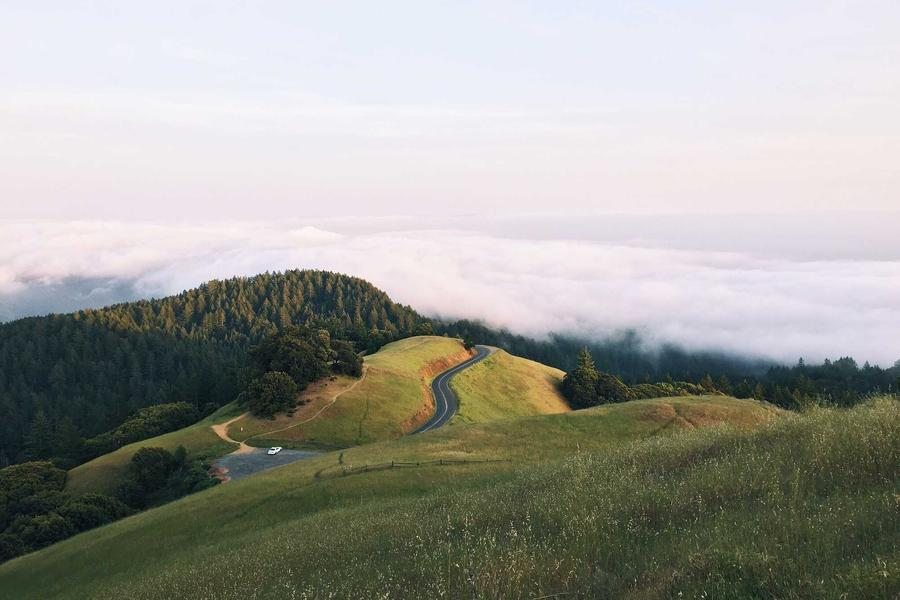
#> input picture images/navjot_a.jpg, 900 x 600 px
$ jupyter execute lab2.ipynb
#> lines starting #> are read from the running program, lines starting #| are printed output that depends on the picture; after the words box and inside, x2 and y2 are one past the last pixel; in counts of white or black regions, pixels touching at a corner belong together
# Practical 2 - Binary and Grayscale Conversion

Aim: Convert a grayscale image to binary using mean and user-defined thresholds, and convert an RGB image to grayscale using average and weighted methods.

[cell 1]
import cv2
import numpy as np
import matplotlib.pyplot as plt

print("Name: Navjot Singh")
print("Roll No: 2025010071")

img = cv2.imread("images/navjot_a.jpg")
#> img is the input picture: shape (600, 900, 3); mean B, G, R 151.6, 157.8, 157.7
gray = cv2.cvtColor(img, cv2.COLOR_BGR2GRAY)
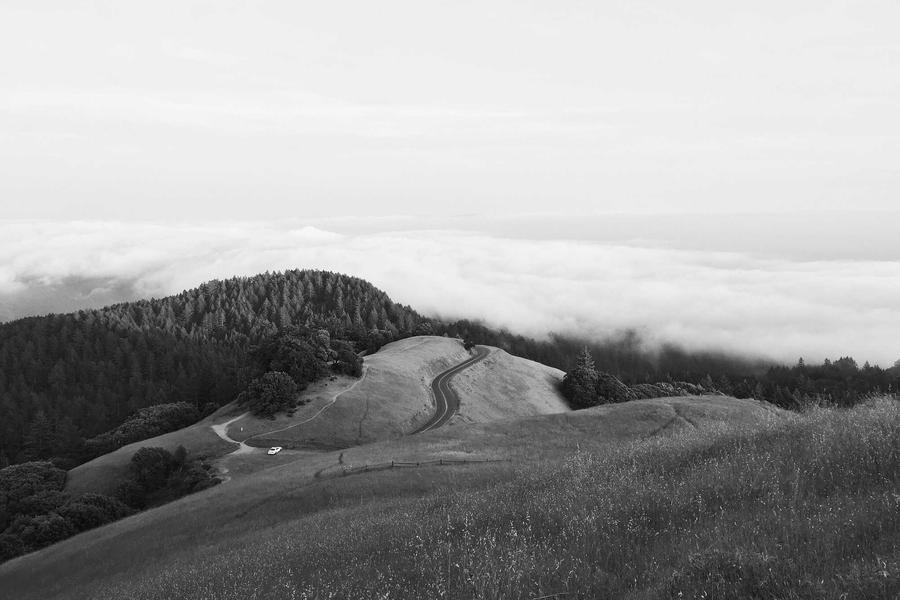
#> gray: shape (600, 900); min 1, max 253, mean 157.1

plt.figure(figsize=(8, 5))
plt.imshow(gray, cmap="gray")
plt.title("Grayscale Image")
plt.axis("off")
plt.show()

[cell 2]
# use the mean value as threshold
mean_value = gray.mean()
#> mean_value = 157.1
_, binary_mean = cv2.threshold(gray, mean_value, 255, cv2.THRESH_BINARY)
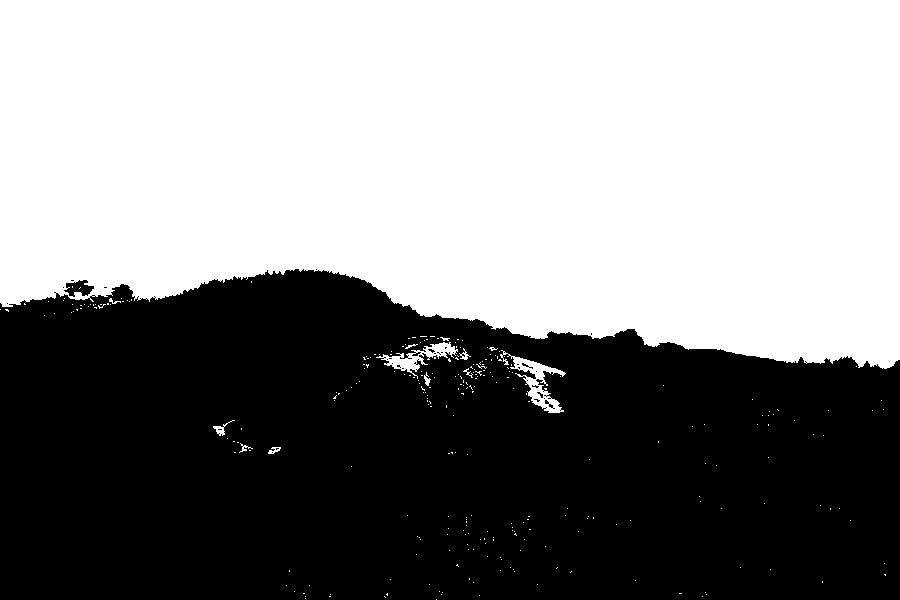
#> binary_mean: shape (600, 900); 53.5% white; 32 black regions (29 under 20 px), largest, box (x1, y1, x2, y2) and area: (0, 269, 900, 600) 250884, (64, 280, 94, 297) 292, (545, 400, 555, 409) 27
cv2.imwrite("output/lab2_binary_mean.jpg", binary_mean)
print("Mean threshold value:", round(mean_value, 2))
#| Mean threshold value: 157.07

plt.figure(figsize=(10, 4))
plt.subplot(1, 2, 1)
plt.imshow(gray, cmap="gray")
plt.title("Grayscale Image")
plt.axis("off")

plt.subplot(1, 2, 2)
plt.imshow(binary_mean, cmap="gray")
plt.title("Binary Image (mean threshold)")
plt.axis("off")

plt.tight_layout()
plt.show()
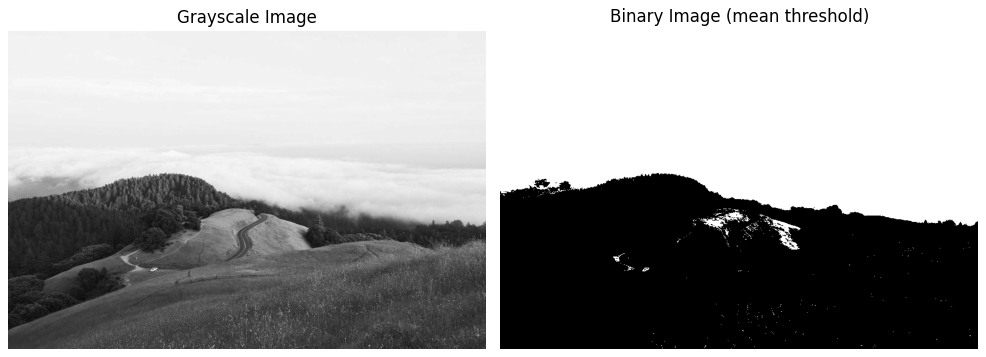
#> figure drawn by matplotlib, 2 panels

[cell 3]
# try a fixed threshold
user_threshold = 100
_, binary_user = cv2.threshold(gray, user_threshold, 255, cv2.THRESH_BINARY)
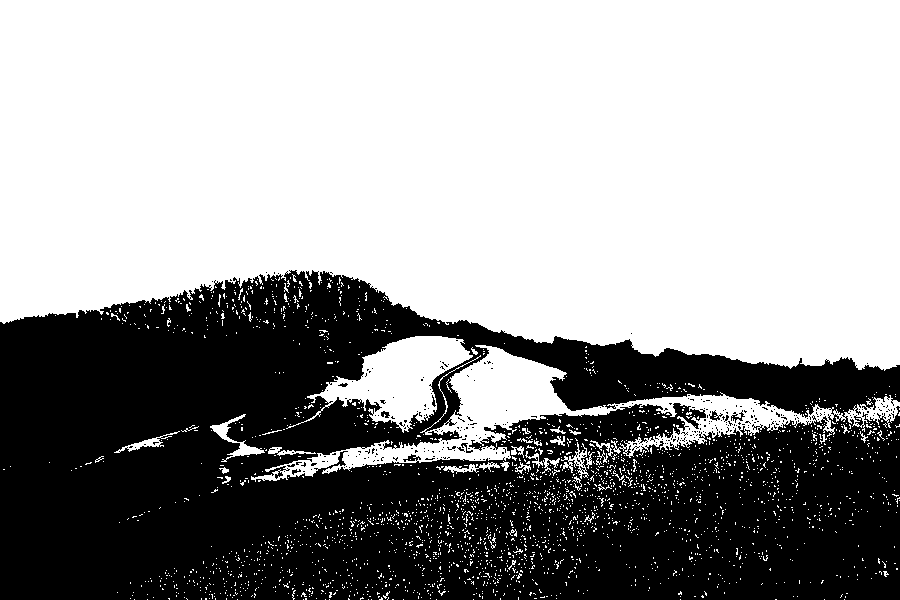
#> binary_user: shape (600, 900); 60.1% white; 314 black regions (306 under 20 px), largest, box (x1, y1, x2, y2) and area: (0, 270, 900, 600) 214073, (731, 410, 745, 423) 65, (709, 410, 723, 421) 61
cv2.imwrite("output/lab2_binary_user.jpg", binary_user)
print("User threshold value:", user_threshold)

plt.figure(figsize=(10, 4))
plt.subplot(1, 2, 1)
plt.imshow(gray, cmap="gray")
plt.title("Grayscale Image")
plt.axis("off")

plt.subplot(1, 2, 2)
plt.imshow(binary_user, cmap="gray")
plt.title("Binary Image (threshold = 100)")
plt.axis("off")

plt.tight_layout()
plt.show()

[cell 4]
# average of the three color channels
b, g, r = cv2.split(img)
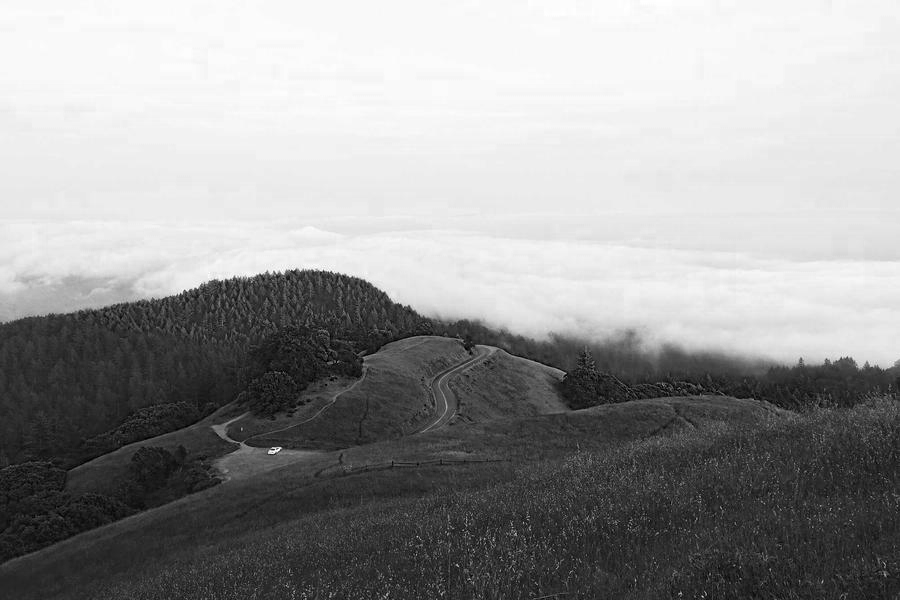
#> b: shape (600, 900); min 0, max 255, mean 151.6
gray_average = ((b.astype(np.float32) + g.astype(np.float32) + r.astype(np.float32)) / 3).astype(np.uint8)
cv2.imwrite("output/lab2_gray_average.jpg", gray_average)

plt.figure(figsize=(10, 4))
plt.subplot(1, 2, 1)
plt.imshow(cv2.cvtColor(img, cv2.COLOR_BGR2RGB))
plt.title("Original Image")
plt.axis("off")

plt.subplot(1, 2, 2)
plt.imshow(gray_average, cmap="gray")
plt.title("Grayscale (average method)")
plt.axis("off")

plt.tight_layout()
plt.show()
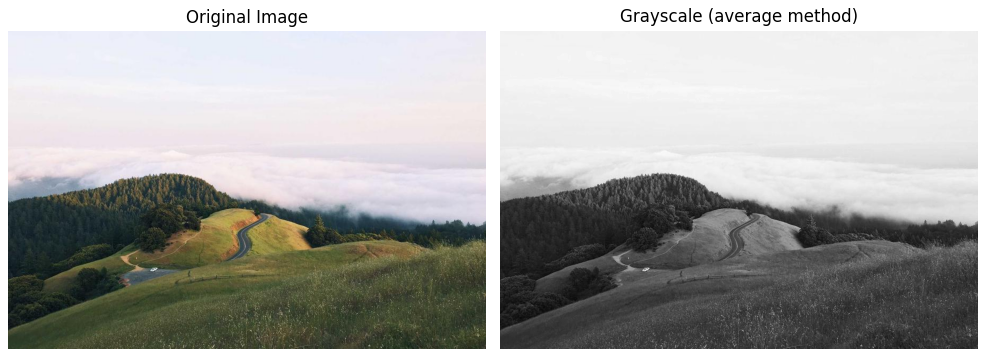
#> figure drawn by matplotlib, 2 panels

[cell 5]
# weighted grayscale
wR = 0.299
wG = 0.587
wB = 0.114

gray_weighted = (wR * r + wG * g + wB * b).astype(np.uint8)
cv2.imwrite("output/lab2_gray_weighted.jpg", gray_weighted)

print("Weights:", wR, wG, wB)
print("Sum of weights:", wR + wG + wB)

plt.figure(figsize=(10, 4))
plt.subplot(1, 2, 1)
plt.imshow(gray_average, cmap="gray")
plt.title("Average Method")
plt.axis("off")

plt.subplot(1, 2, 2)
plt.imshow(gray_weighted, cmap="gray")
plt.title("Weighted Method")
plt.axis("off")

plt.tight_layout()
plt.show()

$ run again, with images/navjot_d.jpg copied over images/navjot_a.jpg
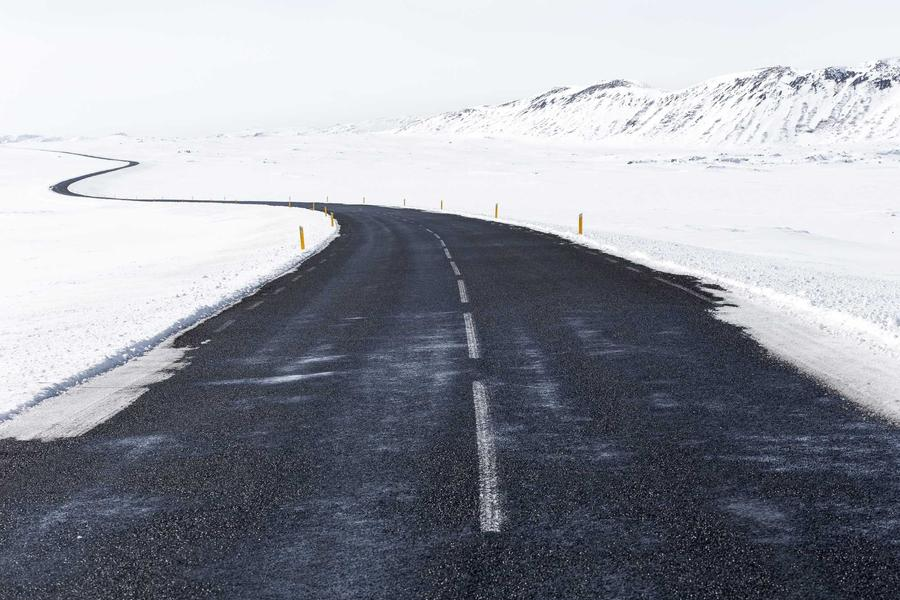
#> input picture images/navjot_d.jpg, 900 x 600 px
#> img is the input picture: shape (600, 900, 3); mean B, G, R 161.8, 153.2, 150.3
#> mean_value = 153.3
#> `_, binary_mean = cv2.threshold(gray, mean_value, 255, cv2.THRESH_BINARY)`:
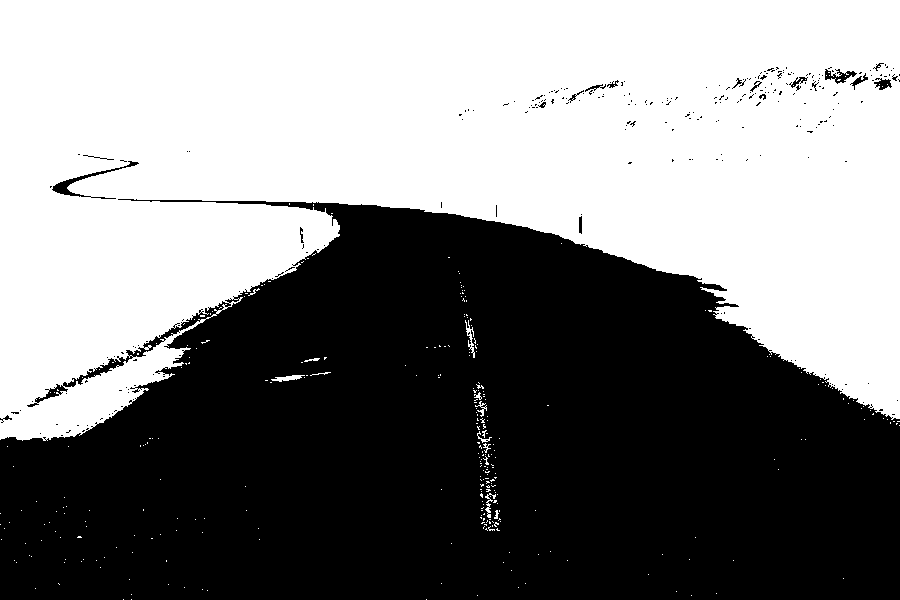
#> binary_mean: shape (600, 900); 50.8% white; 259 black regions (240 under 20 px), largest, box (x1, y1, x2, y2) and area: (0, 199, 900, 600) 263392, (52, 161, 139, 199) 449, (825, 69, 857, 84) 207
#| Mean threshold value: 153.33
#> binary_user: shape (600, 900); 53.7% white; 252 black regions (244 under 20 px), largest, box (x1, y1, x2, y2) and area: (0, 203, 900, 600) 248743, (53, 169, 117, 197) 216, (237, 202, 289, 206) 102
#> `plt.show()`:
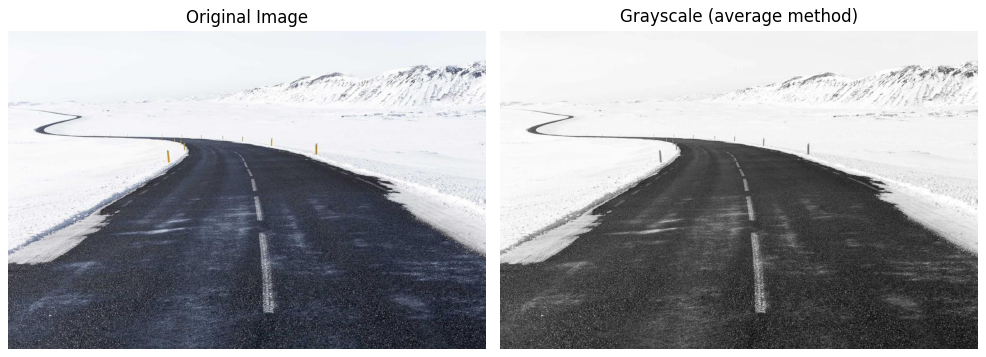
#> figure drawn by matplotlib, 2 panels
